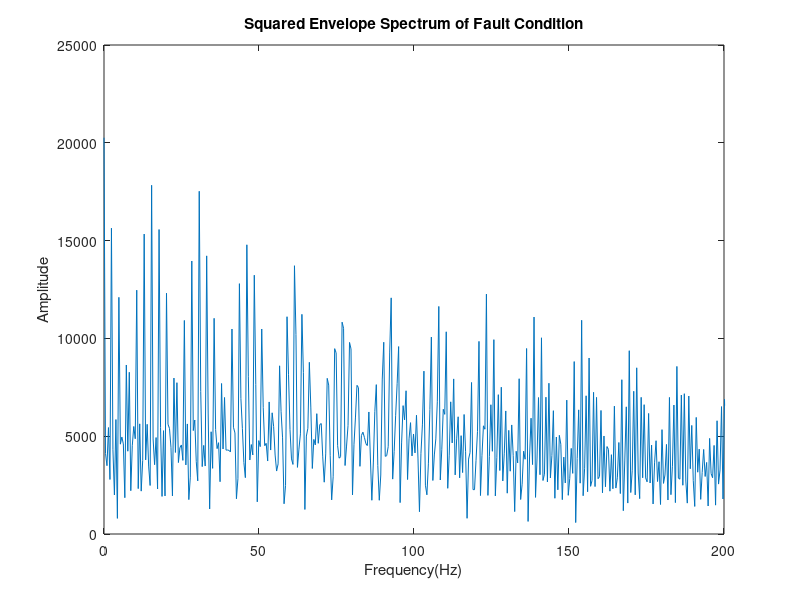
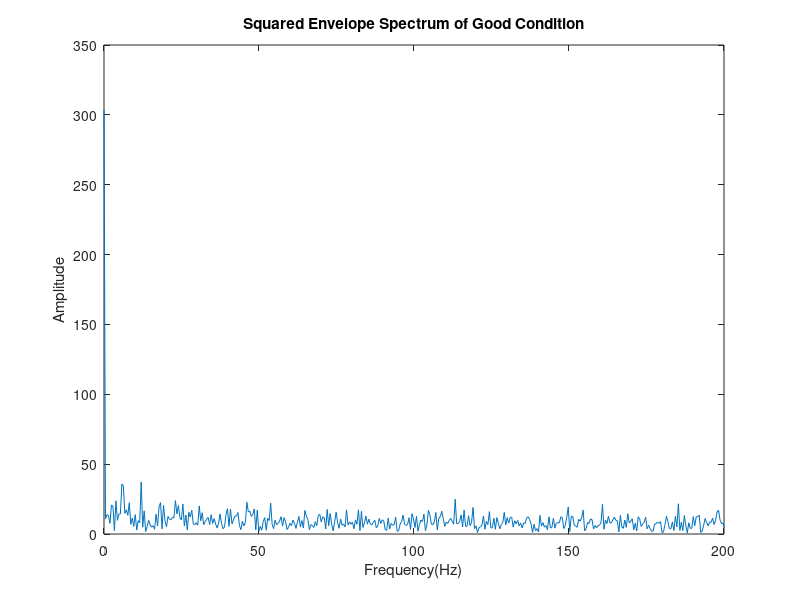

Reproduce these figures in MATLAB, in order.
clc
clear
load('bf.mat');
load('bg.mat');
fs=48000;
N=100000;
dfs=fs/N;
 
bF=bf(:,1);
bF1=fft(bF);
bF2=zeros(2000,1);
for ii=1:1000
    bF2(ii,1)=bF1((75000+ii),1);
end
bF3=ifft(bF2);
bF4=(abs(bF3)).^2;
bF5=fft(bF4);
f=(0:length(bF5)-1)*dfs;
figure(1)
plot(f,abs(bF5));
xlim([0 200]);
xlabel('Frequency(Hz)');
ylabel('Amplitude');
title('Squared Envelope Spectrum of Fault Condition')

bG=bg(:,1);
bG1=fft(bG);
bG2=zeros(2000,1);
for ii=1:1000
    bG2(ii,1)=bG1((75000+ii),1);
end
bG3=ifft(bG2);
bG4=(abs(bG3)).^2;
bG5=fft(bG4);
f=(0:length(bG5)-1)*dfs;
figure(2)
plot(f,abs(bG5));
xlim([0 200]);
xlabel('Frequency(Hz)');
ylabel('Amplitude');
title('Squared Envelope Spectrum of Good Condition')